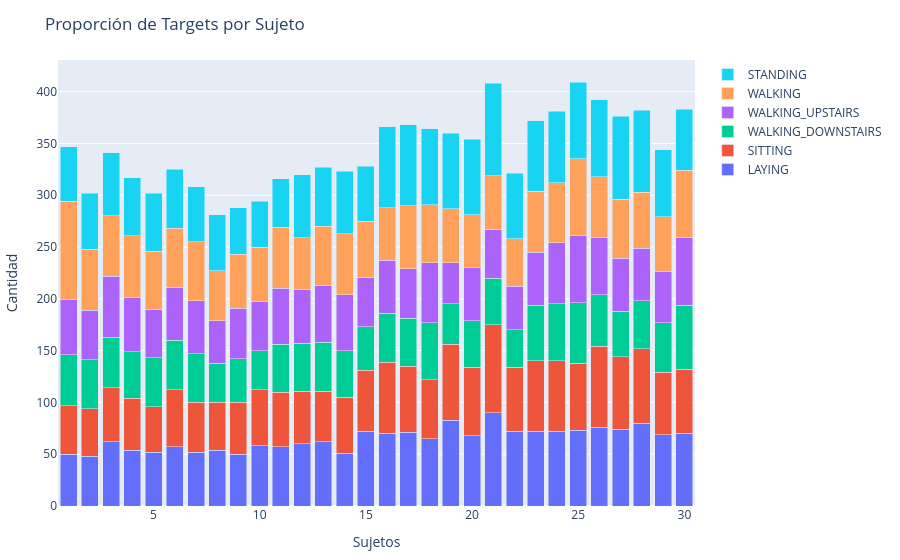

The notebook cell this image was saved under:
### Markdown cell above
## 1.1. Carga y unificación de datos

### Code cell
unifyDataset("./DatosPractica", "./dataset.csv") # Se leen todos los datos del árbol de carpetas y se guardan en un único csv

df = CSV.read("./dataset.csv", DataFrame) # Lectura de ese mismo csv

subjects, dataset, targets = separateDataframe(df)

println("Numero de variables: $(length(dataset[1,:]))")
println("Numero de instancias: $(length(dataset[:,1]))")
println("Número de sujetos: $(length(unique(subjects)))")
println("Número de clases de salida: $(length(unique(targets)))")

unique_targets = unique(targets)
unique_subjects = sort(unique(subjects))

indicesPerIndividual =
    [findall(==(s), subjects) for s in unique_subjects]

trazos = [
    PlotlyJS.bar(
        name = string(t),
        x = unique_subjects,
        y = [begin
                subject_targs = targets[indicesPerIndividual[s]]
                count(==(t), subject_targs)
             end for s in unique_subjects]
    ) for t in unique_targets
]

layout = Layout(
    title="Proporción de Targets por Sujeto",
    barmode="stack", 
    xaxis_title="Sujetos",
    yaxis_title="Cantidad"
)

PlotlyJS.plot(trazos, layout)

### Figure 1 — Plotly figure (JSON) as saved in the notebook; plotly's stock layout.template omitted (floating-point values rounded to 4 significant figures)
{"data": [{"name": "LAYING", "type": "bar", "x": [1, 2, 3, 4, 5, 6, 7, 8, 9, 10, 11, 12, 13, 14, 15, 16, 17, 18, 19, 20, 21, 22, 23, 24, 25, 26, 27, 28, 29, 30], "y": [50, 48, 62, 54, 52, 57, 52, 54, 50, 58, 57, 60, 62, 51, 72, 70, 71, 65, 83, 68, 90, 72, 72, 72, 73, 76, 74, 80, 69, 70]}, {"name": "SITTING", "type": "bar", "x": [1, 2, 3, 4, 5, 6, 7, 8, 9, 10, 11, 12, 13, 14, 15, 16, 17, 18, 19, 20, 21, 22, 23, 24, 25, 26, 27, 28, 29, 30], "y": [47, 46, 52, 50, 44, 55, 48, 46, 50, 54, 53, 51, 49, 54, 59, 69, 64, 57, 73, 66, 85, 62, 68, 68, 65, 78, 70, 72, 60, 62]}, {"name": "WALKING_DOWNSTAIRS", "type": "bar", "x": [1, 2, 3, 4, 5, 6, 7, 8, 9, 10, 11, 12, 13, 14, 15, 16, 17, 18, 19, 20, 21, 22, 23, 24, 25, 26, 27, 28, 29, 30], "y": [49, 47, 49, 45, 47, 48, 47, 38, 42, 38, 46, 46, 47, 45, 42, 47, 46, 55, 39, 45, 45, 36, 54, 55, 58, 50, 44, 46, 48, 62]}, {"name": "WALKING_UPSTAIRS", "type": "bar", "x": [1, 2, 3, 4, 5, 6, 7, 8, 9, 10, 11, 12, 13, 14, 15, 16, 17, 18, 19, 20, 21, 22, 23, 24, 25, 26, 27, 28, 29, 30], "y": [53, 48, 59, 52, 47, 51, 51, 41, 49, 47, 54, 52, 55, 54, 48, 51, 48, 58, 40, 51, 47, 42, 51, 59, 65, 55, 51, 51, 49, 65]}, {"name": "WALKING", "type": "bar", "x": [1, 2, 3, 4, 5, 6, 7, 8, 9, 10, 11, 12, 13, 14, 15, 16, 17, 18, 19, 20, 21, 22, 23, 24, 25, 26, 27, 28, 29, 30], "y": [95, 59, 58, 60, 56, 57, 57, 48, 52, 53, 59, 50, 57, 59, 54, 51, 61, 56, 52, 51, 52, 46, 59, 58, 74, 59, 57, 54, 53, 65]}, {"name": "STANDING", "type": "bar", "x": [1, 2, 3, 4, 5, 6, 7, 8, 9, 10, 11, 12, 13, 14, 15, 16, 17, 18, 19, 20, 21, 22, 23, 24, 25, 26, 27, 28, 29, 30], "y": [53, 54, 61, 56, 56, 57, 53, 54, 45, 44, 47, 61, 57, 60, 53, 78, 78, 73, 73, 73, 89, 63, 68, 69, 74, 74, 80, 79, 65, 59]}], "layout": {"barmode": "stack", "margin": {"b": 50, "l": 50, "r": 50, "t": 60}, "title": "Proporción de Targets por Sujeto", "xaxis": {"title": {"text": "Sujetos"}}, "yaxis": {"title": {"text": "Cantidad"}}}}
